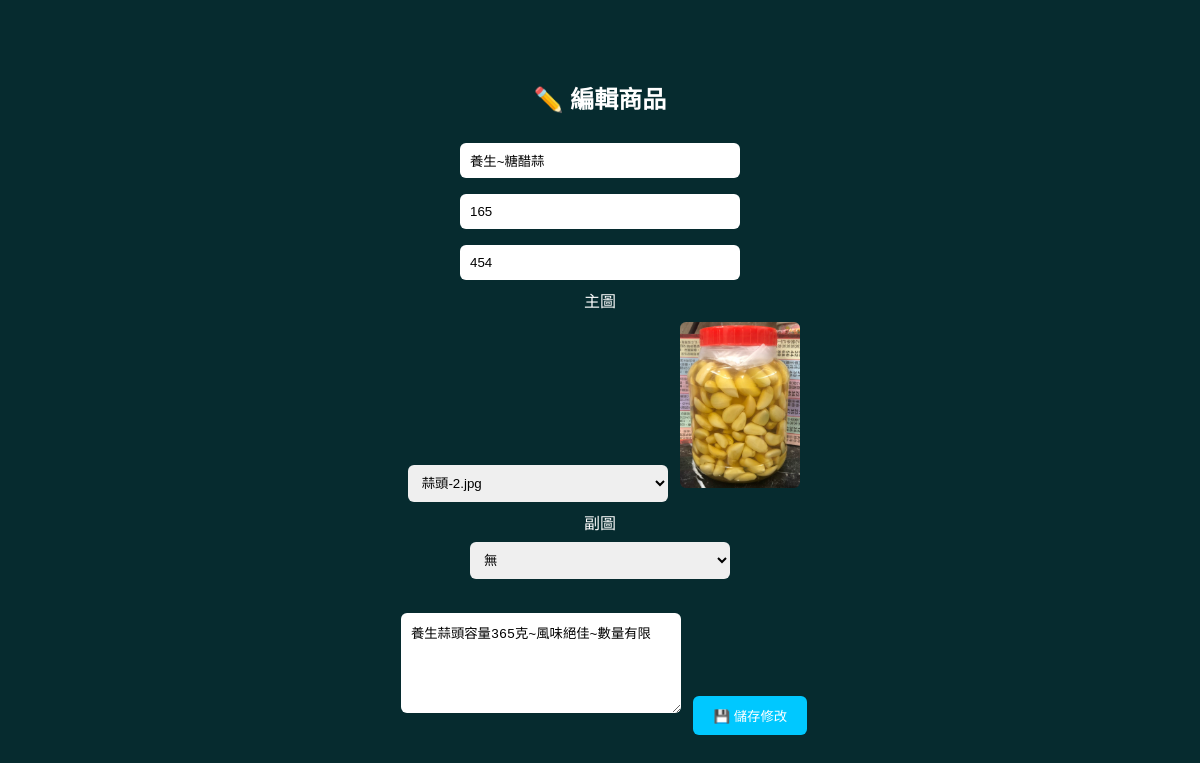
The page /edit_product/13 (signed in) on the database as committed earlier.
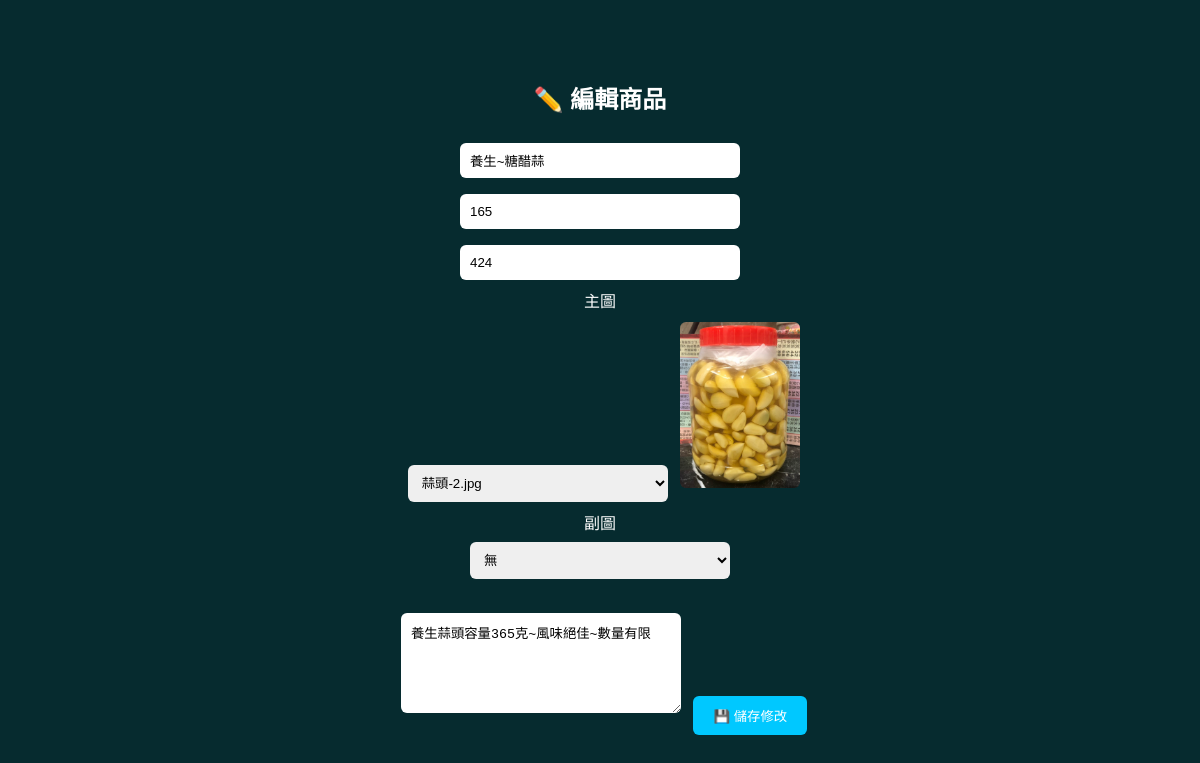
The same page on the database as committed later.
### tables this page shows
CREATE TABLE products (
        id INTEGER PRIMARY KEY AUTOINCREMENT,
        name TEXT,
        price INTEGER,
        desc TEXT,
        image1 TEXT,
        image2 TEXT
    , stock INTEGER DEFAULT 10, description TEXT, status INTEGER DEFAULT 1, category TEXT DEFAULT '食品', category_id INTEGER);

### routes/shop.py (the view, shortened to what this page needs)
@shop_bp.route("/edit_product/<int:id>", methods=["GET", "POST"])
def edit_product(id):
    if not is_admin():
        return "❌ 無權限"
    conn = get_shop_db()
    c = conn.cursor()
    product = c.execute("SELECT * FROM products WHERE id=?", (id,)).fetchone()
    conn.close()
    images = get_product_images()
    return render_template("edit_product.html", product=product, images=images)

### app.py (called while the page is built)
@app.context_processor
def inject_user():
    user_id = session.get("user_id")
    balance = 0
    if user_id:
        conn = None
        try:
            conn = get_shop_db()
            c = conn.cursor()
            c.execute("SELECT points FROM users WHERE id=?", (user_id,))
            row = c.fetchone()
            if row:
                balance = row[0]
        except Exception as e:
            print("inject_user error:", e)
        finally:
            if conn:
                conn.close()
    return dict(global_money=balance)

@app.before_request
def make_session_permanent():
    session.permanent = True

### routes/shop.py (called while the page is built)
def is_admin():
    return session.get("user") in ADMIN_USERS

def get_product_images():
    import os
    folder = os.path.join("static", "products")
    if not os.path.exists(folder):
        return []
    return [
        f"/static/products/{f}"
        for f in os.listdir(folder)
        if f.lower().endswith((".png", ".jpg", ".jpeg", ".webp"))
    ]

### templates/edit_product.html (shortened to what this page needs)
<!DOCTYPE html>
<html lang="zh-TW" translate="no">
<head>
</head>
<body>
    <div class="box">
        <h2>✏️ 編輯商品</h2>
        <form method="POST">
            <input name="name" value="{{ product['name'] }}" placeholder="商品名稱"><br>
            <input name="price" value="{{ product['price'] }}" placeholder="價格"><br>
            <input name="stock" value="{{ product['stock'] }}" placeholder="庫存"><br>
            <label>主圖</label><br>
            <select name="image1" onchange="previewMain(this.value)">
                {% for img in images %}
                <option value="{{ img }}" {% if img==product['image1'] %}selected{% endif %}>
                    {{ img.split('/')[-1] }}
                </option>
                {% endfor %}
            </select>
            <img id="mainPreview" src="{{ product['image1'] }}" width="120"><br>
            <label>副圖</label><br>
            <select name="image2" onchange="previewSub(this.value)">
                <option value="">無</option>
            </select><br>
            <img id="subPreview" src="{{ product['image2'] }}" width="120"><br>
            <textarea name="description">{{ product['desc'] or "" }}</textarea>
            <button type="submit">💾 儲存修改</button>
        </form>
    </div>
</body>
</html>

Rows that differ between the two databases and show on the page:
changed products "養生~糖醋蒜": stock "454" → "424"
